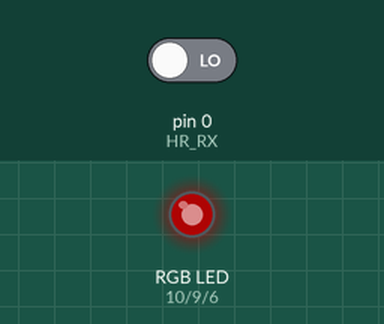
Recording of a sketch running on a simulated Arduino Uno, built with avr-gcc and run on an emulated ATmega328P. Parts: an RGB LED mixed from three pins (HIGH = lit). The test bench sets the inputs (shaded band); at power-on: pin 0 (HR_RX) LOW. Dim RGB values are drawn brighter than linear.

Above: at 15.4 s.
Timing chart, 0 to 40.0 s (numbered marks = the images above):
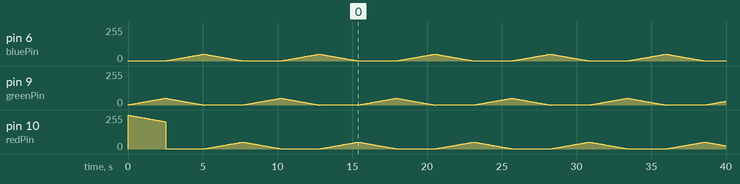

The sketch:

DataVows.ino
```cpp
/*
 * Data Vows
 * by Liza Stark + John Keefe
 *
 * This sketch takes data coming in from a Polar One Heartrate monitor (from Adafruit)
 * and counts the number of beats per minute. It takes a sample every 15 seconds
 *
 *
 */

unsigned long checkTime = 15000;

int oldSample;
int newSample;

int beatCount; // value that store the number of heart beats
//How many samples taking
int beatsPerMin;

int dressFadeValue = 5;
int dressFadeStart = 5; // this helps smooth out when we start things off


const int HR_RX = 0; /// NEED TO CHANGE TO 2

int redPin = 10; // RED LED
int greenPin = 9; // ORANGE LED
int bluePin = 6; // YELLOW LED

// Program variables set as integer (number) type
int redLEDValue = 255; // Variables to store the values to send to the pins
int greenLEDValue = 1; // Initial values are Red full, Green and Blue off
int blueLEDValue = 1; // These values get passed to the analogWrite() function.

int i; // Loop counter - this will be set to

void setup() {
  // put your setup code here, to run once:

  oldSample = 0; // need a variable to reset the sample, otherwise it would
  // just keep incrementing from the old sample
  beatCount = 0; // need a variable to reset the beatCount after we take our
  // our 15 second sample

  pinMode(redPin, OUTPUT); // sets the pins as output
  pinMode(greenPin, OUTPUT);
  pinMode(bluePin, OUTPUT);

  // this interrupt is constantly listening for a heartbeat on the same pin as the receiver module
  // when it hears one, it increases the value of beatCount by 1
  attachInterrupt(2, beatIncrement, RISING);

}

void loop() {
  // start listening for heartbeats by setting up a new sample
  newSample = digitalRead(HR_RX);

  // take a sample of heartbeats every 15 seconds
  if (millis()  > checkTime) {
    //see if it's been 15 seconds

    beatsPerMin = (beatCount * 4);
    // translate into how many beats per minute
    // 15 seconds in a minute, so times beatCount reading by 4

    Serial.print("beatCount = ");
    Serial.println(beatCount);

    // check for no beatCount ... if it's zero, make it 5 (really low)
    if (beatCount < 5) {
      beatCount = 5;
    }

    // send your beatCount to control the speed of LEDs fading
    dressFadeValue = beatCount;
    // map dressfadevalue here

    beatCount = 0; //
    checkTime = millis() + 15000; // gives us a way to know if 15 seconds has elapsed
  }

  /*
   Serial.print("millis: ");
   Serial.print(millis());
   Serial.print(" oldtime: ");
   Serial.print(oldTime);
   Serial.print(" beats: ");
   Serial.println(beatCount);
  */

  oldSample = newSample;


  i += dressFadeStart; // Increment counter - IDEALLY THE DATA WILL CONTROL THIS NUMBER

    Serial.print(redLEDValue);
    Serial.print(" ");
    Serial.print(greenLEDValue);
    Serial.print(" ");
    Serial.println(blueLEDValue);


  Serial.println(i);
  if (i < 255) { // First phase of fades
    redLEDValue -= 1; // Red down
    greenLEDValue += 1; // Green up
    blueLEDValue = 1; // Blue low
  }
  else if (i < 509) { // Second phase of fades
    redLEDValue = 1; // Red low
    greenLEDValue -= 1; // Green down
    blueLEDValue += 1; // Blue up
  }
  else if (i < 763) { // Third phase of fades
    redLEDValue += 1; // Red up
    greenLEDValue = 1; // Green low
    blueLEDValue -= 1; // Blue down
  }
  else {
    // Re-set the counter, and start the fades again
    i = 1;
    dressFadeStart = dressFadeValue;


  }

  // analogWrite() expects 2 parameters, the object/pin and a value between 0 (off) and 255 (full on)
  analogWrite(redPin, redLEDValue); // Write current values to LED pins
  analogWrite(greenPin, greenLEDValue);
  analogWrite(bluePin, blueLEDValue);

  delay(50); // Pause for xx milliseconds before resuming the loop
}

void beatIncrement() {
  beatCount++; //increment
}
```
